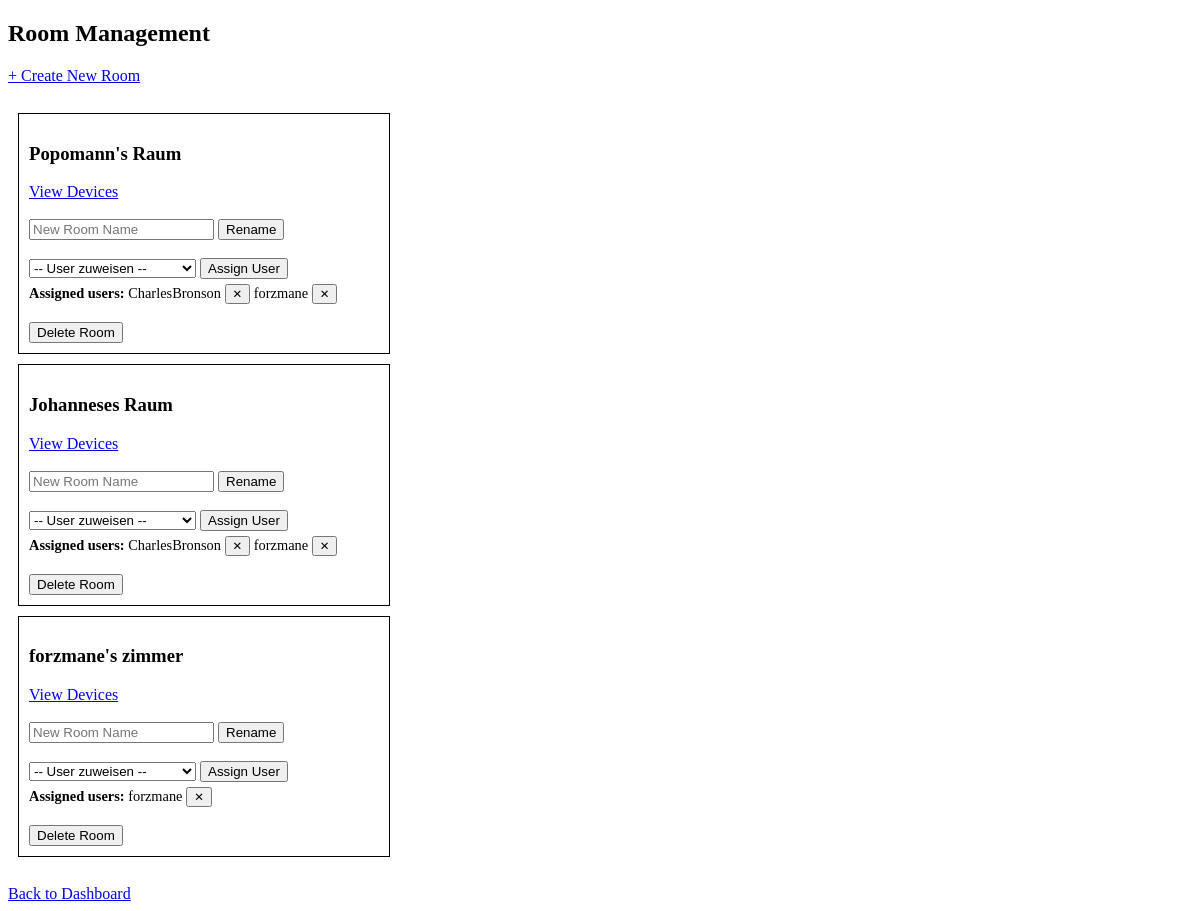
Page /list (signed in) on the earlier database version.
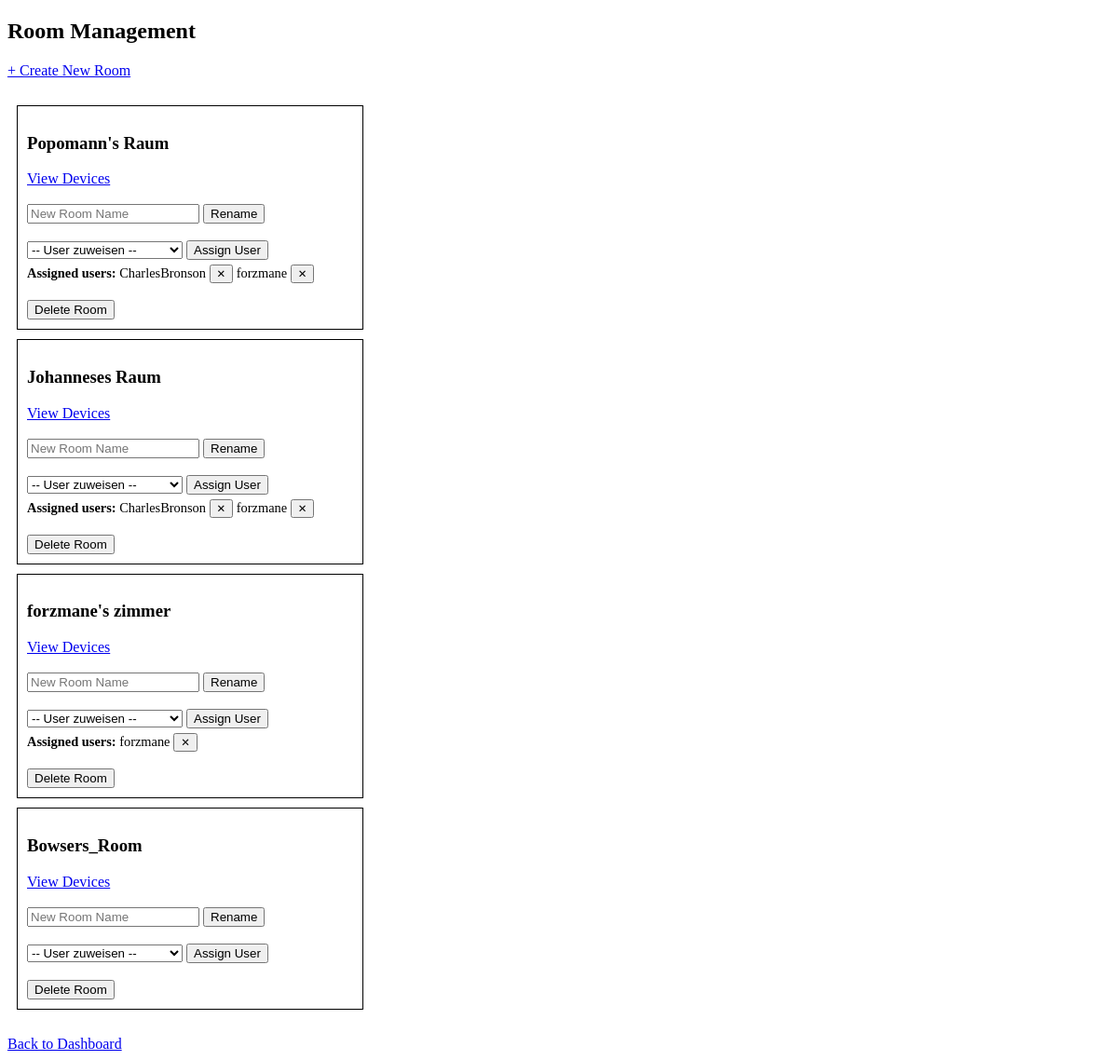
Same page on the later database version.
### tables this page shows
CREATE TABLE rooms (
    room_id   INTEGER PRIMARY KEY AUTOINCREMENT,
    room_name VARCHAR(50) NOT NULL UNIQUE,
    user_id   INTEGER,
    FOREIGN KEY (user_id) REFERENCES users(user_id)
);

CREATE TABLE users (
    user_id       INTEGER PRIMARY KEY AUTOINCREMENT,
    user_name     TEXT    NOT NULL UNIQUE,
    user_password TEXT    NOT NULL,
    user_role         TEXT    NOT NULL CHECK(user_role IN ('admin', 'user'))
);

### rooms_devices_api.py (the view)
@router.get("/list", response_class=HTMLResponse)
async def show_rooms_page(request: Request):
    user = get_current_user(request)
    if not user:
        return RedirectResponse("/", status_code=303)
    conn, curs = get_db()
    if user["user_role"] == "admin":
        rooms = curs.execute("SELECT * FROM rooms").fetchall()
    else:
        rooms = curs.execute("""
            SELECT * FROM rooms
            WHERE user_id = ?
            UNION
            SELECT r.* FROM rooms r
            JOIN room_users ru ON r.room_id = ru.room_id
            WHERE ru.user_id = ?
        """, (user["user_id"], user["user_id"])).fetchall()
    all_users = []
    rooms_with_users = []
    if user["user_role"] == "admin":
        all_users = curs.execute("SELECT * FROM users").fetchall()
        for room in rooms:
            assigned = curs.execute("""
                SELECT u.user_id, u.user_name
                FROM room_users ru
                JOIN users u ON ru.user_id = u.user_id
                WHERE ru.room_id = ?
            """, (room["room_id"],)).fetchall()
            room_dict = dict(room)
            room_dict["assigned_users"] = [dict(a) for a in assigned]
            rooms_with_users.append(room_dict)
    else:
        rooms_with_users = [dict(r) | {"assigned_users": []} for r in rooms]
    conn.close()
    return templates.TemplateResponse("rooms/list.html", {
        "request": request,
        "rooms": rooms_with_users,
        "user": user,
        "all_users": all_users
    })

### templates/rooms/list.html (shortened to what this page needs)
<!DOCTYPE html>
<html>
<head>
</head>
<body>
<h2>Room Management</h2>
<a href="/create">+ Create New Room</a>
<br><br>
{% for room in rooms %}
<div style="border:1px solid black; padding:10px; margin:10px; width:350px;">
    <h3>{{ room["room_name"] }}</h3>
    <a href="/devices/list/room?room_id={{ room['room_id'] }}">
        View Devices
    </a>
    <br><br>
    <form action="/rename" method="post">
        <input type="text" name="new_name" placeholder="New Room Name" required>
        <button type="submit">Rename</button>
    </form>
    <br>
    {% if user["user_role"] == "admin" %}
    <form action="/assign_user" method="post">
        <select name="user_id" required>
            <option value="" disabled selected>-- User zuweisen --</option>
        </select>
        <button type="submit">Assign User</button>
    </form>
    {% if room["assigned_users"] %}
    <div style="margin-top:5px; font-size:0.9em;">
        <b>Assigned users:</b>
        {% for au in room["assigned_users"] %}
        <span>{{ au["user_name"] }}</span>
        <form action="/unassign_user" method="post" style="display:inline">
            <button type="submit" style="font-size:0.8em;">✕</button>
        </form>
        {% endfor %}
    </div>
    {% endif %}
    <br>
    <form action="/delete" method="post">
        <button type="submit">Delete Room</button>
    </form>
    {% else %}
    <form action="/delete" method="post">
        <input type="hidden" name="room_id" value="{{ room['room_id'] }}">
        <button type="submit">Delete Room</button>
    </form>
    {% endif %}
</div>
{% endfor %}
<br>
<a href="/dashboard">Back to Dashboard</a>
</body>
</html>

Differences in the rows shown:
added rooms: room_name "Bowsers_Room"
